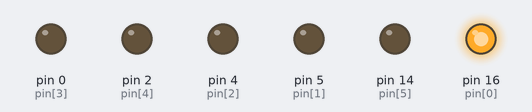
A sketch run on a simulated Arduino Uno, built with avr-gcc and run on an emulated ATmega328P. On the bench: output pins drawn as LEDs (lit = HIGH).

Above: at 0.2 s.
At 1.3 s:
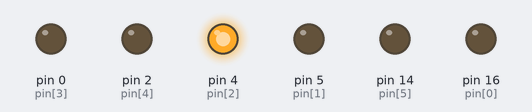
At 1.9 s:
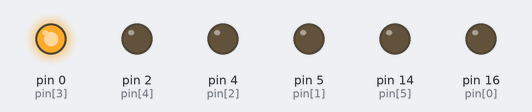
At 2.4 s:
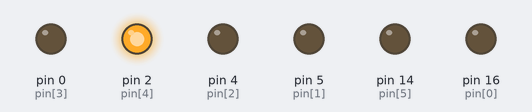
At 4.1 s:
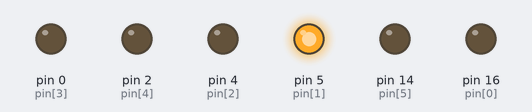
At 6.3 s:
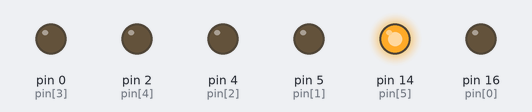
Timing chart, 0 to 7.6 s (numbered marks = the images above):
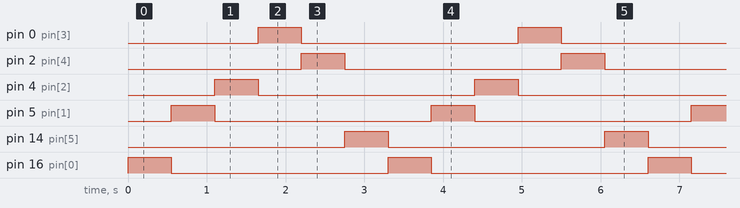

Measured:
- by itself, pin 0 (pin[3]), pin 2 (pin[4]), pin 4 (pin[2]), pin 5 (pin[1]), pin 14 (pin[5]), pin 16 (pin[0]): alternates HIGH for 0.55 s and LOW for 2.8 s
- by itself, everything shown: repeats every 3.3 s, in 6 steps

The sketch:

satu-satu.ino
```cpp
int pin[] = {16,5,4,0,2,14};
int numPin = 6;
int pinOnIndex = 0;

void setup() {
  for(int a=0;a<numPin;a++){
    pinMode(pin[a],OUTPUT);
  }
}

void loop() {
  for (int a=0;a<numPin;a++){
    if(a==pinOnIndex){
      digitalWrite(pin[a],HIGH);
    }else{
      digitalWrite(pin[a],LOW);
    }
 }

 delay(550);
 pinOnIndex = pinOnIndex+1;
 if(pinOnIndex>=numPin){
  pinOnIndex = 0;
 }

}
```
